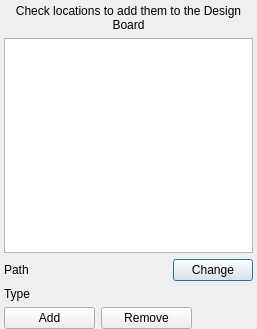
<?xml version="1.0" encoding="UTF-8"?>
<ui version="4.0">
 <class>LocationsPanel</class>
 <widget class="QDialog" name="LocationsPanel">
  <property name="geometry">
   <rect>
    <x>0</x>
    <y>0</y>
    <width>257</width>
    <height>329</height>
   </rect>
  </property>
  <property name="windowTitle">
   <string>Dialog</string>
  </property>
  <layout class="QVBoxLayout" name="verticalLayout">
   <property name="leftMargin">
    <number>4</number>
   </property>
   <property name="topMargin">
    <number>4</number>
   </property>
   <property name="rightMargin">
    <number>4</number>
   </property>
   <property name="bottomMargin">
    <number>0</number>
   </property>
   <item>
    <widget class="QLabel" name="label">
     <property name="text">
      <string>Check locations to add them to the Design Board</string>
     </property>
     <property name="scaledContents">
      <bool>false</bool>
     </property>
     <property name="alignment">
      <set>Qt::AlignCenter</set>
     </property>
     <property name="wordWrap">
      <bool>true</bool>
     </property>
    </widget>
   </item>
   <item>
    <widget class="QTableView" name="locationsView">
     <attribute name="verticalHeaderVisible">
      <bool>false</bool>
     </attribute>
     <attribute name="verticalHeaderVisible">
      <bool>false</bool>
     </attribute>
    </widget>
   </item>
   <item>
    <layout class="QHBoxLayout" name="horizontalLayout">
     <item>
      <widget class="QLabel" name="label_2">
       <property name="sizePolicy">
        <sizepolicy hsizetype="Expanding" vsizetype="Preferred">
         <horstretch>0</horstretch>
         <verstretch>0</verstretch>
        </sizepolicy>
       </property>
       <property name="text">
        <string>Path</string>
       </property>
      </widget>
     </item>
     <item>
      <widget class="QPushButton" name="pushButton">
       <property name="text">
        <string>Change</string>
       </property>
      </widget>
     </item>
    </layout>
   </item>
   <item>
    <widget class="QLabel" name="label_3">
     <property name="text">
      <string>Type</string>
     </property>
    </widget>
   </item>
   <item>
    <layout class="QHBoxLayout" name="horizontalLayout_2">
     <item>
      <widget class="QPushButton" name="pushButton_2">
       <property name="minimumSize">
        <size>
         <width>91</width>
         <height>0</height>
        </size>
       </property>
       <property name="text">
        <string>Add</string>
       </property>
      </widget>
     </item>
     <item>
      <widget class="QPushButton" name="pushButton_3">
       <property name="minimumSize">
        <size>
         <width>91</width>
         <height>0</height>
        </size>
       </property>
       <property name="text">
        <string>Remove</string>
       </property>
      </widget>
     </item>
     <item>
      <spacer name="horizontalSpacer">
       <property name="orientation">
        <enum>Qt::Horizontal</enum>
       </property>
       <property name="sizeHint" stdset="0">
        <size>
         <width>40</width>
         <height>20</height>
        </size>
       </property>
      </spacer>
     </item>
    </layout>
   </item>
  </layout>
 </widget>
 <resources/>
 <connections/>
</ui>
